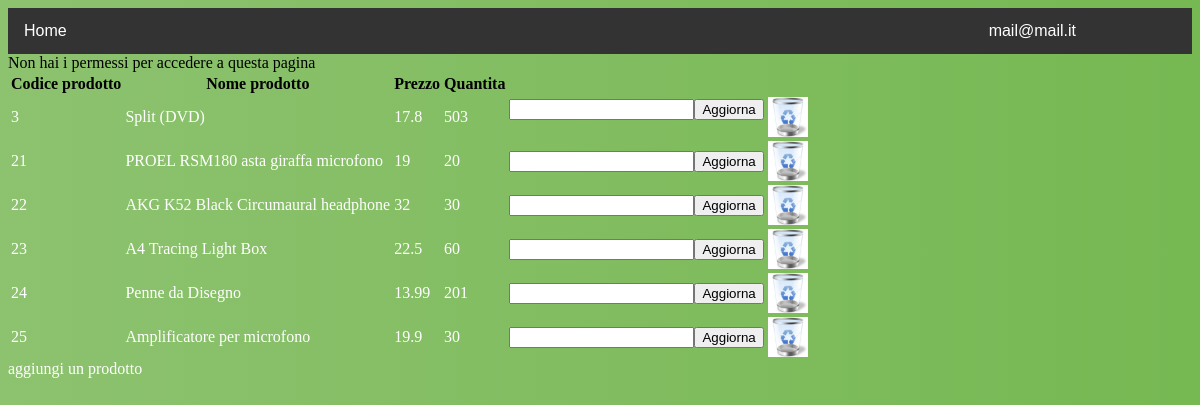
The app's page /admin/show_products.php (signed in) with its own data.
### tables this page shows
CREATE TABLE `prodotti` (
  `codice_prodotto` int(15) NOT NULL,
  `nome_prodotto` varchar(50) NOT NULL,
  `prezzo` double NOT NULL,
  `quantita` int(11) NOT NULL,
  `immagine` varchar(50) NOT NULL,
  `descrizione` longtext NOT NULL,
  `categoria` varchar(50) NOT NULL
);

### admin/admin_functions.php (the view, shortened to what this page needs)
<?php
function show_products_admin($products) {
    echo "<table>";
    echo"<tr>";
    echo"<th>Codice prodotto</th>";
    echo"<th>Nome prodotto</th>";
    echo"<th>Prezzo</th>";
    echo"<th>Quantita</th>";
    echo"</tr>";
    while ($list = $products->fetch(PDO::FETCH_ASSOC)) {
        echo "<tr>";
        echo "<td>" . $list['codice_prodotto'] . "</td>";
        echo "<td>" . $list['nome_prodotto'] . "</td>";
        echo "<td>" . $list['prezzo'] . "</td>";
        echo "<td>" . $list['quantita'] . "</td>";
        echo "<td>";
        echo "<form method=GET action='buy_product.php'>";
        echo "<input type='number' name='quantita' length=5>";
        echo "<input type='submit' value='Aggiorna'>";
        echo "</td>";
        echo "<td>" . "<a href='remove_product.php?id=" . $list['codice_prodotto'] . "'> <img src='img/delete.jpg'> </a></td>";
        echo "</tr>";
    }
    echo "</table>";
}

### css/global.css (style rules this page uses)
a:visited, a:link { text-decoration: none; color: white; }
td { color: white; }

### admin/show_products.php (style rules this page uses)
img { width: 40px; height: 40px; }

### records on screen
prodotti: codice_prodotto "3", nome_prodotto "Split (DVD)", prezzo "17.8", quantita "503"
prodotti: codice_prodotto "21", nome_prodotto "PROEL RSM180 asta giraffa microfono", prezzo "19", quantita "20"
prodotti: codice_prodotto "22", nome_prodotto "AKG K52 Black Circumaural headphone", prezzo "32", quantita "30"
prodotti: codice_prodotto "23", nome_prodotto "A4 Tracing Light Box", prezzo "22.5", quantita "60"
prodotti: codice_prodotto "24", nome_prodotto "Penne da Disegno", prezzo "13.99", quantita "201"
prodotti: codice_prodotto "25", nome_prodotto "Amplificatore per microfono", prezzo "19.9", quantita "30"

### other values on screen
$account "mail@mail.it"
